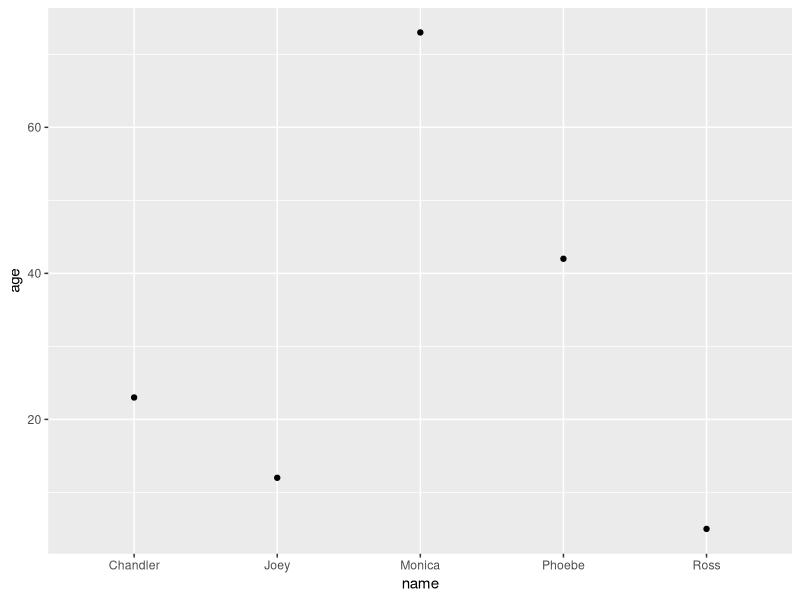
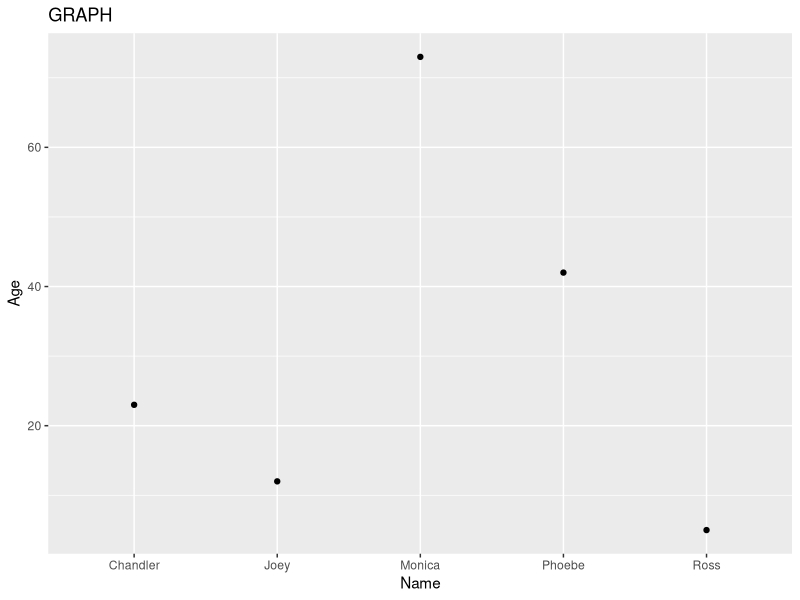
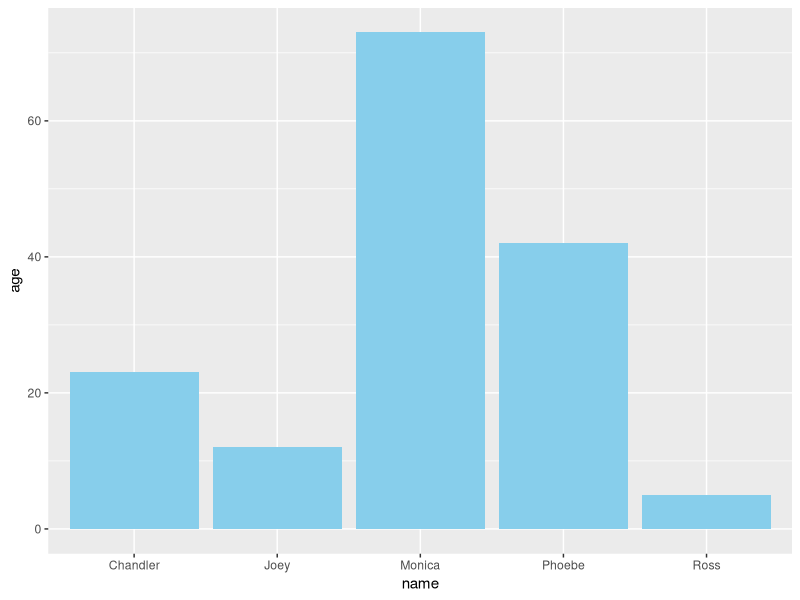
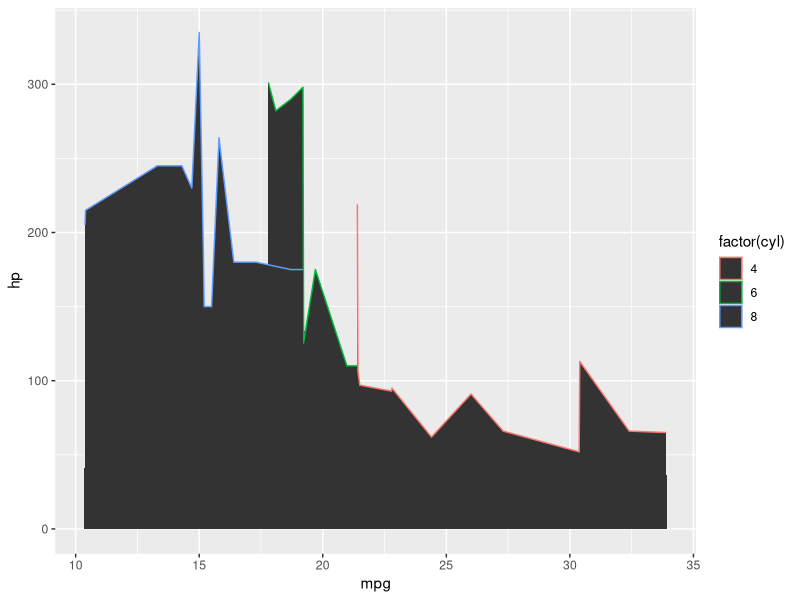
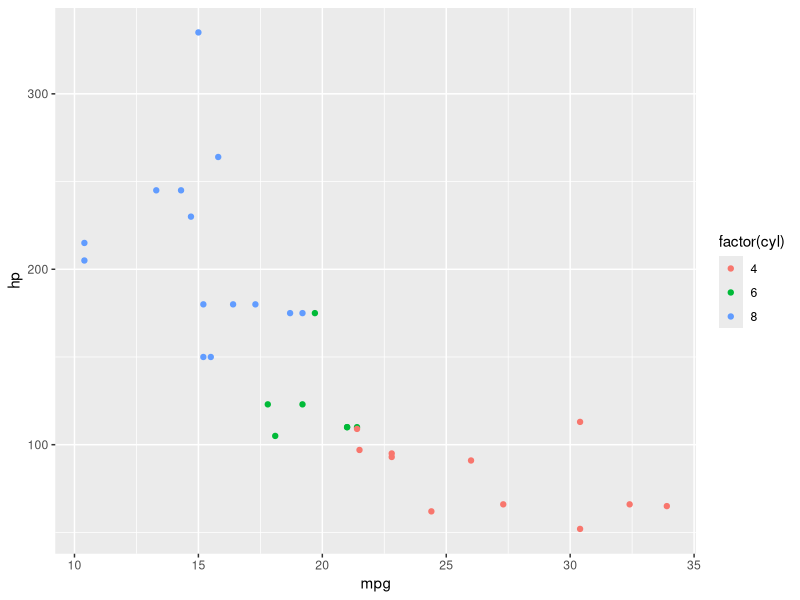
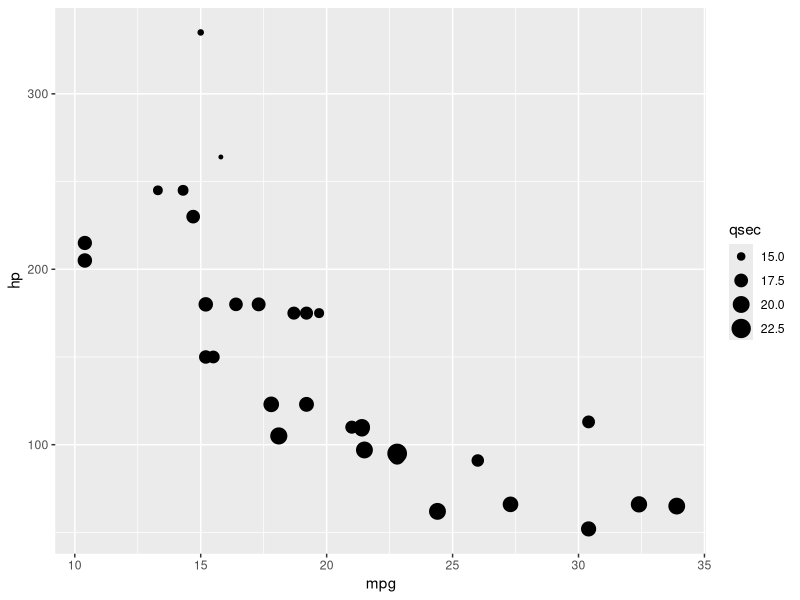
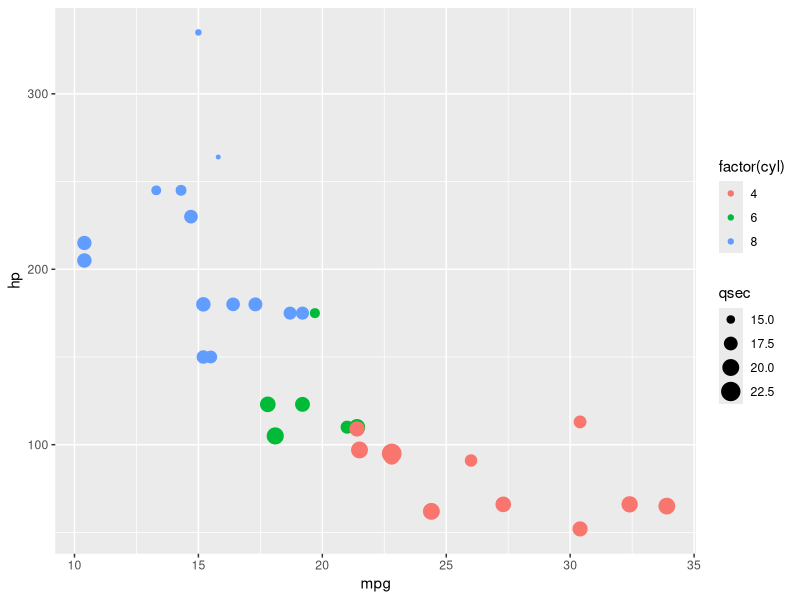
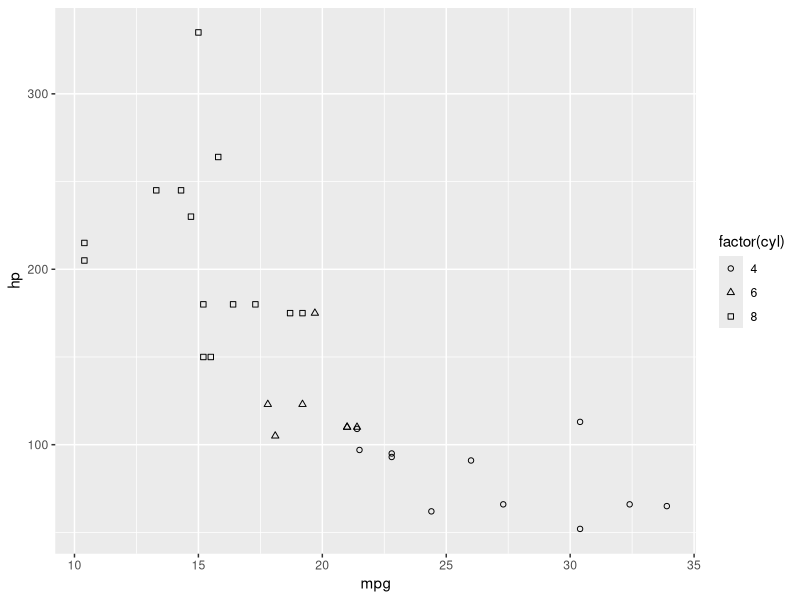

R code for these plots, in order:
# Data Visualization using ggplot -
# install ggplot2 by : 
# install.packages("ggplot2")
# library(ggplots) : loads ggplot2


library(ggplot2)

id <- 1:5
age <- c(12,73,23,5,42)
name <- c("Joey","Monica","Chandler","Ross","Phoebe")
dt <- data.frame(id,name,age)
dt
?ggplot
ggplot(data=dt,aes(x=name,y=age),colour = 'red')+geom_point()
ggplot(data=dt,aes(x=name,y=age))+geom_point()+ggtitle("GRAPH")+xlab("Name")+ylab("Age")
ggplot(data=dt,aes(x=name,y=age))+geom_bar(stat = "identity",fill = "skyblue")

mycars <- mtcars
p <- ggplot(data=mycars,aes(mpg,hp))
p + geom_area(aes(colour = factor(cyl)))
p + geom_point(aes(colour= factor(cyl)))
p + geom_point(aes(size = qsec))
p + geom_point(aes(colour = factor(cyl),size = qsec))
p + geom_point(aes(shape = factor(cyl))) + scale_shape(solid = FALSE)
p + geom_point(aes(color=cyl))

